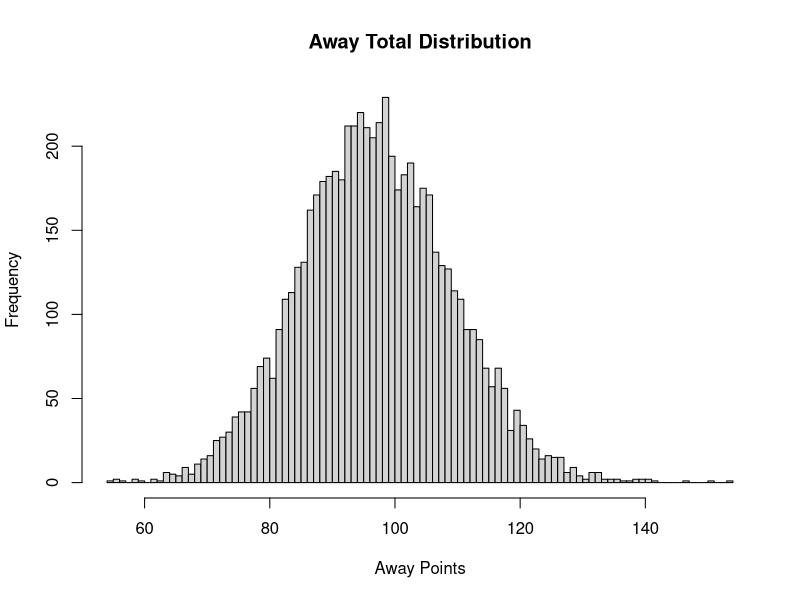
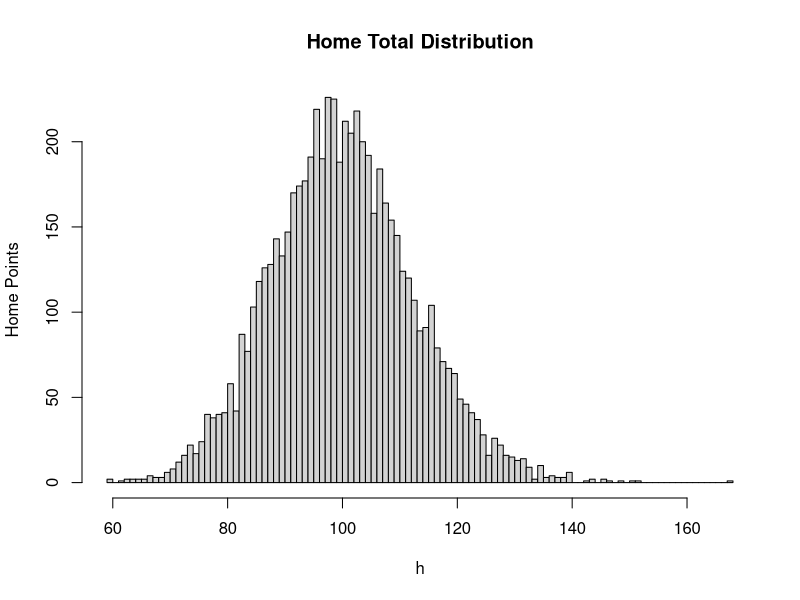
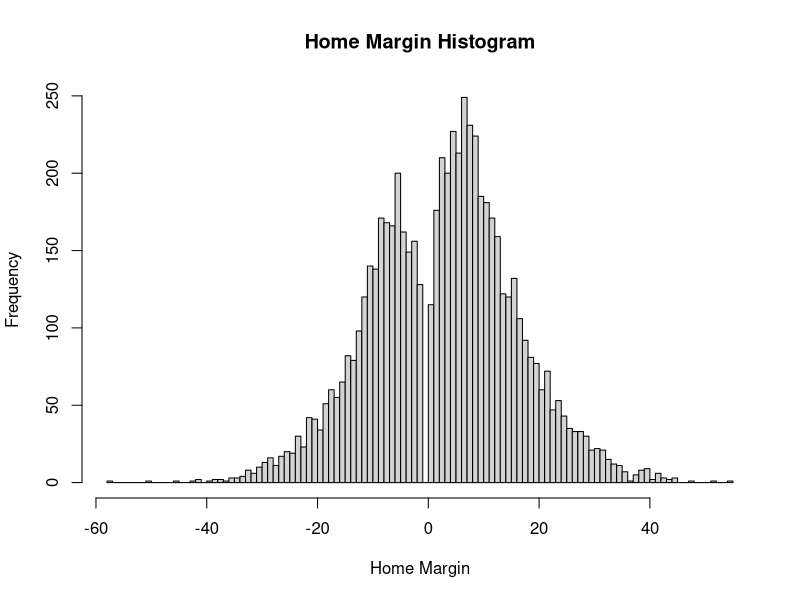
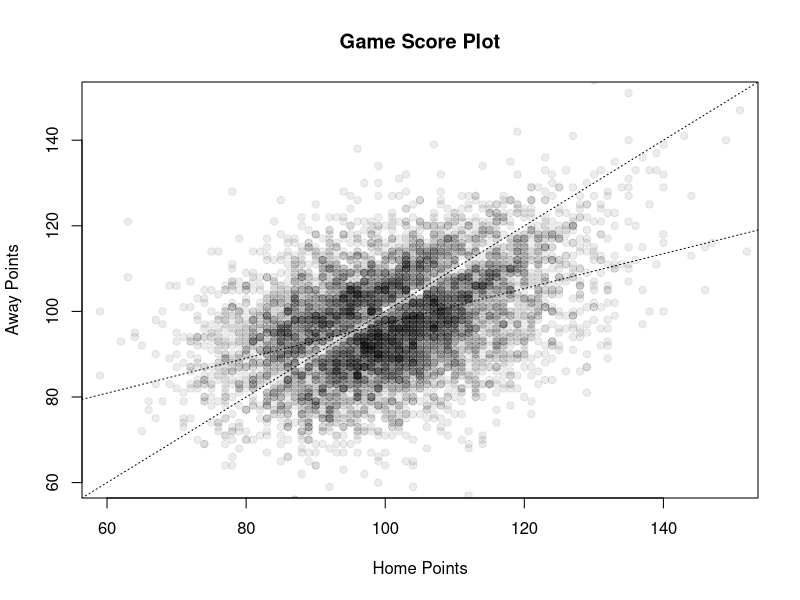

The R script that drew these images, in order:
## SCRIPT FOR EXPLORATORY DATA ANALYSIS
data = read.csv("NBAPointSpreadsAugmented.csv")
h = data[,"Home.Points"]
mu_h = mean(h);mu_h
sd_h = sd(h);sd_h
a = data[,"Away.Points"]
mu_a = mean(a);mu_a
sd_a = sd(a);sd_a
margin = h - a
mu_margin = mean(margin)
sd_margin = sd(margin)
cor.test(a,h)
t.test(a,h)
var.test(a,h)
var.test(h,a)

## Test of Equal Variance
F_stat = sd_a^2 / sd_h^2
df_ah = dim(data)[1] - 1
p_value = 1 - pf(F_stat, df_ah, df_ah);p_value

## Visual Representations
hist(a, breaks=100, main="Away Total Distribution", xlab="Away Points")
# Plot density using mean(a) and sd(a)
hist(h, breaks=100, main="Home Total Distribution", ylab="Home Points")
# Plot density using mean(h) and sd(h)
mu_margin = mean(margin)
sd_margin = mean(margin)
hist(margin, breaks=100, main="Home Margin Histogram", xlab="Home Margin")
# Plot a normal curve on this useing mu_margin and sd_margin
# Plot a Gaussian mixture model curve here

## Visualizing Game Scores
df = data.frame(h, a)
with(df, plot(h, a, col="#00000013", pch=19, xlim=c(60,150), ylim=c(60,150),
	main="Game Score Plot", xlab="Home Points", ylab="Away Points"))
x=c(1,2)
y=c(1,2)
abline(lm(y~x),lty=3)
abline(lm(a~h),lty=3)
# Plot the Bivariate normal density using the avg and std of h and a
cov_ah = cor(a,h)*sd(a)*sd(h)
mu_v = c(mu_h, mu_a)
cov_m = cbind(c(var(h),cov_ah),c(cov_ah, var(a)))

